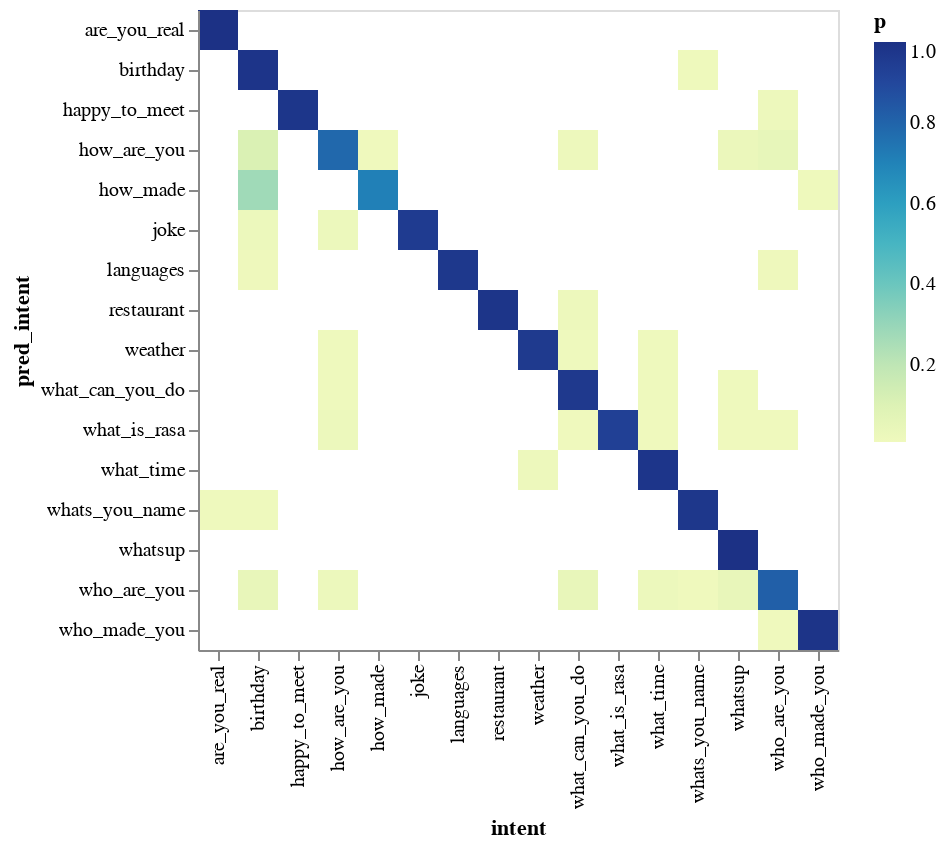

Write notebook code for a chart like this one.
### Code cell
import altair as alt 

alt.Chart(df_plot).mark_rect().encode(
    x='intent:O',
    y='pred_intent:O',
    color='p:Q'
)

### Figure 1 — Vega-Lite specification as saved in the notebook (floating-point values rounded to 4 significant figures)
{"config": {"view": {"continuousWidth": 400, "continuousHeight": 300}}, "data": {"name": "data-0a2c31ac7d4612aaa4bed69eb7939b8b"}, "mark": "rect", "encoding": {"color": {"type": "quantitative", "field": "p"}, "x": {"type": "ordinal", "field": "intent"}, "y": {"type": "ordinal", "field": "pred_intent"}}, "$schema": "https://vega.github.io/schema/vega-lite/v4.8.1.json", "datasets": {"data-0a2c31ac7d4612aaa4bed69eb7939b8b": [{"intent": "are_you_real", "pred_intent": "are_you_real", "n_pred": 73, "n": 73, "mean_conf": 0.8357, "p": 1.0}, {"intent": "are_you_real", "pred_intent": "whats_you_name", "n_pred": 1, "n": 74, "mean_conf": 0.487, "p": 0.01351}, {"intent": "birthday", "pred_intent": "whats_you_name", "n_pred": 1, "n": 74, "mean_conf": 0.487, "p": 0.01351}, {"intent": "whats_you_name", "pred_intent": "whats_you_name", "n_pred": 72, "n": 74, "mean_conf": 0.487, "p": 0.973}, {"intent": "birthday", "pred_intent": "birthday", "n_pred": 65, "n": 66, "mean_conf": 0.2844, "p": 0.9848}, {"intent": "whats_you_name", "pred_intent": "birthday", "n_pred": 1, "n": 66, "mean_conf": 0.2844, "p": 0.01515}, {"intent": "birthday", "pred_intent": "how_are_you", "n_pred": 12, "n": 107, "mean_conf": 0.4562, "p": 0.1121}, {"intent": "how_are_you", "pred_intent": "how_are_you", "n_pred": 84, "n": 107, "mean_conf": 0.4562, "p": 0.785}, {"intent": "how_made", "pred_intent": "how_are_you", "n_pred": 1, "n": 107, "mean_conf": 0.4562, "p": 0.009346}, {"intent": "what_can_you_do", "pred_intent": "how_are_you", "n_pred": 2, "n": 107, "mean_conf": 0.4562, "p": 0.01869}, {"intent": "whatsup", "pred_intent": "how_are_you", "n_pred": 3, "n": 107, "mean_conf": 0.4562, "p": 0.02804}, {"intent": "who_are_you", "pred_intent": "how_are_you", "n_pred": 5, "n": 107, "mean_conf": 0.4562, "p": 0.04673}, {"intent": "birthday", "pred_intent": "how_made", "n_pred": 18, "n": 65, "mean_conf": 0.6639, "p": 0.2769}, {"intent": "how_made", "pred_intent": "how_made", "n_pred": 46, "n": 65, "mean_conf": 0.6639, "p": 0.7077}, {"intent": "who_made_you", "pred_intent": "how_made", "n_pred": 1, "n": 65, "mean_conf": 0.6639, "p": 0.01538}, {"intent": "birthday", "pred_intent": "joke", "n_pred": 1, "n": 43, "mean_conf": 0.667, "p": 0.02326}, {"intent": "how_are_you", "pred_intent": "joke", "n_pred": 1, "n": 43, "mean_conf": 0.667, "p": 0.02326}, {"intent": "joke", "pred_intent": "joke", "n_pred": 41, "n": 43, "mean_conf": 0.667, "p": 0.9535}, {"intent": "birthday", "pred_intent": "languages", "n_pred": 1, "n": 64, "mean_conf": 0.8988, "p": 0.01562}, {"intent": "languages", "pred_intent": "languages", "n_pred": 62, "n": 64, "mean_conf": 0.8988, "p": 0.9688}, {"intent": "who_are_you", "pred_intent": "languages", "n_pred": 1, "n": 64, "mean_conf": 0.8988, "p": 0.01562}, {"intent": "birthday", "pred_intent": "who_are_you", "n_pred": 4, "n": 92, "mean_conf": 0.5721, "p": 0.04348}, {"intent": "how_are_you", "pred_intent": "who_are_you", "n_pred": 2, "n": 92, "mean_conf": 0.5721, "p": 0.02174}, {"intent": "what_can_you_do", "pred_intent": "who_are_you", "n_pred": 4, "n": 92, "mean_conf": 0.5721, "p": 0.04348}, {"intent": "what_time", "pred_intent": "who_are_you", "n_pred": 2, "n": 92, "mean_conf": 0.5721, "p": 0.02174}, {"intent": "whats_you_name", "pred_intent": "who_are_you", "n_pred": 1, "n": 92, "mean_conf": 0.5721, "p": 0.01087}, {"intent": "whatsup", "pred_intent": "who_are_you", "n_pred": 4, "n": 92, "mean_conf": 0.5721, "p": 0.04348}, {"intent": "who_are_you", "pred_intent": "who_are_you", "n_pred": 75, "n": 92, "mean_conf": 0.5721, "p": 0.8152}, {"intent": "happy_to_meet", "pred_intent": "happy_to_meet", "n_pred": 48, "n": 49, "mean_conf": 0.7811, "p": 0.9796}, {"intent": "who_are_you", "pred_intent": "happy_to_meet", "n_pred": 1, "n": 49, "mean_conf": 0.7811, "p": 0.02041}, {"intent": "how_are_you", "pred_intent": "weather", "n_pred": 1, "n": 76, "mean_conf": 0.7336, "p": 0.01316}, {"intent": "weather", "pred_intent": "weather", "n_pred": 73, "n": 76, "mean_conf": 0.7336, "p": 0.9605}, {"intent": "what_can_you_do", "pred_intent": "weather", "n_pred": 1, "n": 76, "mean_conf": 0.7336, "p": 0.01316}, {"intent": "what_time", "pred_intent": "weather", "n_pred": 1, "n": 76, "mean_conf": 0.7336, "p": 0.01316}, {"intent": "how_are_you", "pred_intent": "what_can_you_do", "n_pred": 1, "n": 84, "mean_conf": 0.3766, "p": 0.0119}, {"intent": "what_can_you_do", "pred_intent": "what_can_you_do", "n_pred": 81, "n": 84, "mean_conf": 0.3766, "p": 0.9643}, {"intent": "what_time", "pred_intent": "what_can_you_do", "n_pred": 1, "n": 84, "mean_conf": 0.3766, "p": 0.0119}, {"intent": "whatsup", "pred_intent": "what_can_you_do", "n_pred": 1, "n": 84, "mean_conf": 0.3766, "p": 0.0119}, {"intent": "how_are_you", "pred_intent": "what_is_rasa", "n_pred": 2, "n": 86, "mean_conf": 0.7664, "p": 0.02326}, {"intent": "what_can_you_do", "pred_intent": "what_is_rasa", "n_pred": 1, "n": 86, "mean_conf": 0.7664, "p": 0.01163}, {"intent": "what_is_rasa", "pred_intent": "what_is_rasa", "n_pred": 80, "n": 86, "mean_conf": 0.7664, "p": 0.9302}, {"intent": "what_time", "pred_intent": "what_is_rasa", "n_pred": 1, "n": 86, "mean_conf": 0.7664, "p": 0.01163}, {"intent": "whatsup", "pred_intent": "what_is_rasa", "n_pred": 1, "n": 86, "mean_conf": 0.7664, "p": 0.01163}, {"intent": "who_are_you", "pred_intent": "what_is_rasa", "n_pred": 1, "n": 86, "mean_conf": 0.7664, "p": 0.01163}, {"intent": "restaurant", "pred_intent": "restaurant", "n_pred": 55, "n": 56, "mean_conf": 0.7519, "p": 0.9821}, {"intent": "what_can_you_do", "pred_intent": "restaurant", "n_pred": 1, "n": 56, "mean_conf": 0.7519, "p": 0.01786}, {"intent": "weather", "pred_intent": "what_time", "n_pred": 1, "n": 50, "mean_conf": 0.6227, "p": 0.02}, {"intent": "what_time", "pred_intent": "what_time", "n_pred": 49, "n": 50, "mean_conf": 0.6227, "p": 0.98}, {"intent": "whatsup", "pred_intent": "whatsup", "n_pred": 3, "n": 3, "mean_conf": 0.1684, "p": 1.0}, {"intent": "who_are_you", "pred_intent": "who_made_you", "n_pred": 1, "n": 86, "mean_conf": 0.7141, "p": 0.01163}, {"intent": "who_made_you", "pred_intent": "who_made_you", "n_pred": 85, "n": 86, "mean_conf": 0.7141, "p": 0.9884}]}}
